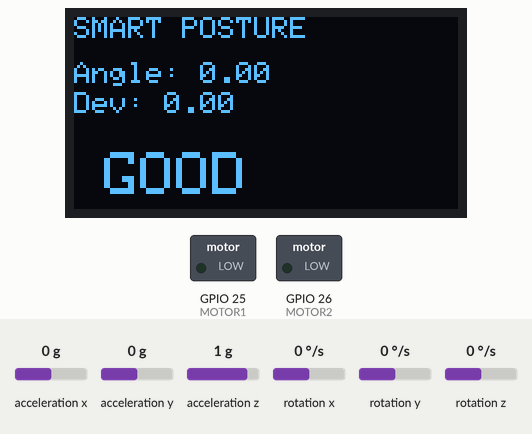
Simulated run of this sketch. Board: ESP32. Parts: 128×64 one-colour display, switched loads named in the sketch (green lamp = pin HIGH). The test bench sets the inputs (shaded band); at power-on: acceleration y 0 g, acceleration z 1 g, acceleration x 0 g, rotation x 0 °/s, rotation y 0 °/s, rotation z 0 °/s. What the sketch prints to the serial monitor is not drawn.

Above: at 7.5 s.
7.6 s: acceleration y set to -1.4 g
At 8.9 s:
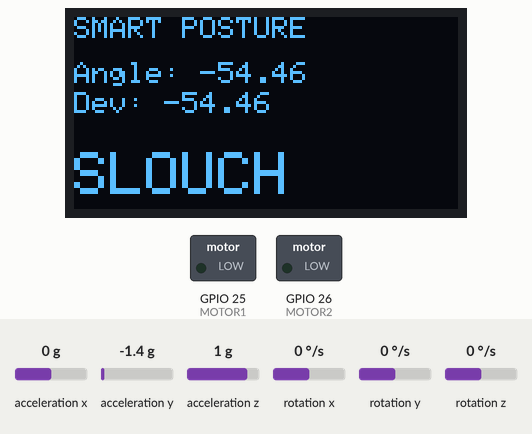
9.2 s: acceleration z set to -1.4 g
At 10.2 s:
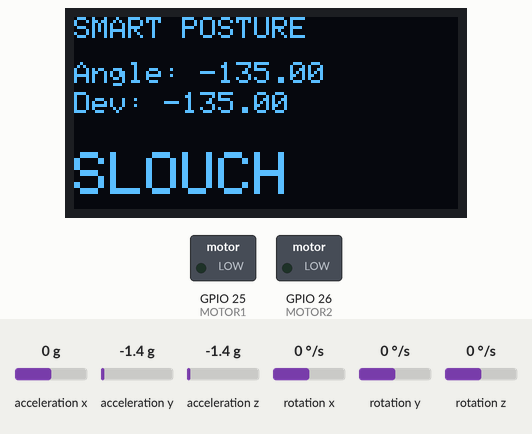
10.7 s: acceleration y set to -0.8 g
At 13.3 s:
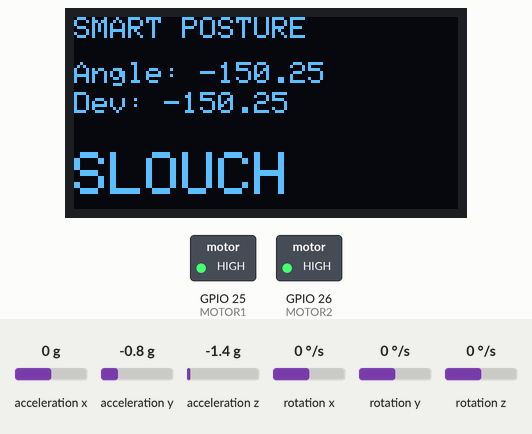
13.7 s: acceleration z set to 0 g
At 14.9 s:
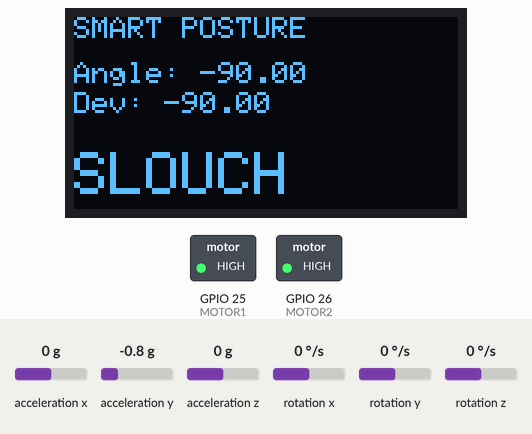
15.2 s: acceleration y set to 0 g
At 16.1 s:
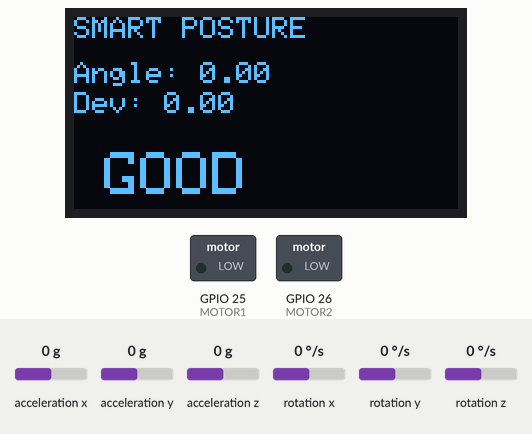
Timing chart, 0 to 17.7 s (numbered marks = the images above; inputs shaded):
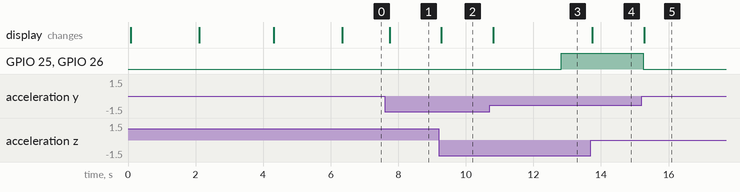

Measured:
- after the input at 7.6 s, the display: changes after 0.14 s (image 1)
- after the input at 9.2 s, the display: changes after 0.08 s (image 2)
- after the input at 10.7 s, the display: changes after 0.11 s (image 3)
- after the input at 13.7 s, the display: changes after 0.05 s (image 4)
- after the input at 15.2 s, GPIO 25 (MOTOR1), GPIO 26 (MOTOR2): HIGH → LOW after 0.05 s; the display: changes after 0.08 s (image 5)

The sketch:

01_code.ino
```cpp
#define MOTOR1 25
#define MOTOR2 26

#include <Wire.h>
#include <MPU6050.h>

#include <Adafruit_GFX.h>
#include <Adafruit_SSD1306.h>

// ================= OLED SETTINGS =================

#define SCREEN_WIDTH 128
#define SCREEN_HEIGHT 64

Adafruit_SSD1306 display(SCREEN_WIDTH, SCREEN_HEIGHT, &Wire, -1);

// ================= MPU6050 =================

MPU6050 mpu;

int16_t ax, ay, az;

// ================= VARIABLES =================

float angleX;
float referenceAngle;

// ================= POSTURE SETTINGS =================

const float POSTURE_THRESHOLD = 10.0; // degrees
const unsigned long BAD_TIME = 5000;  // 5 seconds

bool badPosture = false;
unsigned long badStartTime = 0;

void setup()
{
    // Serial Monitor
    Serial.begin(115200);

    // I2C Pins for ESP32
    Wire.begin(21, 22);

    pinMode(MOTOR1, OUTPUT);
    digitalWrite(MOTOR1, LOW);

    pinMode(MOTOR2, OUTPUT);
    digitalWrite(MOTOR2, LOW);

    // Initialize MPU6050
    mpu.initialize();

    // Check MPU6050 connection
    if (mpu.testConnection())
    {
        Serial.println("MPU6050 Connected");
    }
    else
    {
        Serial.println("MPU6050 Connection Failed");
    }

    // Initialize OLED
    if (!display.begin(SSD1306_SWITCHCAPVCC, 0x3C))
    {
        Serial.println("OLED Not Found");

        while (1)
            ;
    }

    // Clear OLED
    display.clearDisplay();
    display.display();

    // Startup Message
    display.setTextSize(2);
    display.setTextColor(WHITE);

    display.setCursor(10, 20);
    display.println("START");

    display.display();

    delay(2000);

    // ================= CALIBRATION =================

    Serial.println("Sit Straight For Calibration");

    display.clearDisplay();
    display.setTextSize(1);
    display.setCursor(0, 20);
    display.println("SIT STRAIGHT");
    display.setCursor(0, 35);
    display.println("CALIBRATING...");
    display.display();

    float sum = 0;

    for (int i = 0; i < 100; i++)
    {
        mpu.getAcceleration(&ax, &ay, &az);

        float tempAngle =
            atan2(ay, az) * 180.0 / PI;

        sum += tempAngle;

        delay(20);
    }

    referenceAngle = sum / 100.0;

    Serial.print("Reference Angle: ");
    Serial.println(referenceAngle);

    display.clearDisplay();
    display.setTextSize(1);
    display.setCursor(0, 25);
    display.println("CALIBRATION DONE");
    display.display();

    delay(2000);
}

void loop()
{
    // Read Accelerometer Values
    mpu.getAcceleration(&ax, &ay, &az);

    // Calculate Tilt Angle
    angleX = atan2(ay, az) * 180 / PI;

    // Calculate Deviation
    float deviation = angleX - referenceAngle;

    // Serial Monitor
    Serial.print("Current: ");
    Serial.print(angleX);

    Serial.print("  Ref: ");
    Serial.print(referenceAngle);

    Serial.print("  Dev: ");
    Serial.println(deviation);

    // Clear OLED
    display.clearDisplay();

    // Title
    display.setTextSize(1);
    display.setCursor(0, 0);
    display.println("SMART POSTURE");

    // Angle Display
    display.setCursor(0, 15);
    display.print("Angle: ");
    display.print(angleX);

    display.setCursor(0, 25);
    display.print("Dev: ");
    display.print(deviation);

    // ================= POSTURE LOGIC =================

    if (abs(deviation) > POSTURE_THRESHOLD)
    {
        if (!badPosture)
        {
            badPosture = true;
            badStartTime = millis();
        }

        if (millis() - badStartTime >= BAD_TIME)
        {
            digitalWrite(MOTOR1, HIGH);
            digitalWrite(MOTOR2, HIGH);
        }

        display.setTextSize(2);
        display.setCursor(0, 45);
        display.println("SLOUCH");
    }
    else
    {
        badPosture = false;

        digitalWrite(MOTOR1, LOW);
        digitalWrite(MOTOR2, LOW);

        display.setTextSize(2);
        display.setCursor(10, 45);
        display.println("GOOD");
    }

    // Update OLED
    display.display();

    delay(100);
}
```
